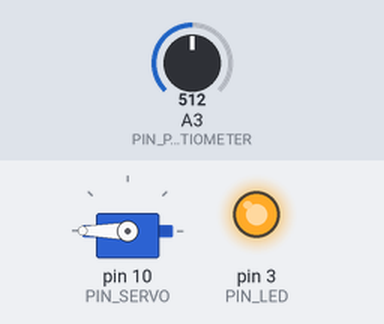
Bench run of a sketch on a simulated Arduino Uno, built with avr-gcc and run on an emulated ATmega328P. On the bench: servo, output pins drawn as LEDs (lit = HIGH). The inputs (shaded band) are chosen by the test bench; at power-on: A3 (PIN_POTENTIOMETER) = 512. What the sketch prints to the serial monitor is not drawn.

Above: at 0.4 s.
Timing chart, 0 to 1.9 s (numbered marks = the images above):
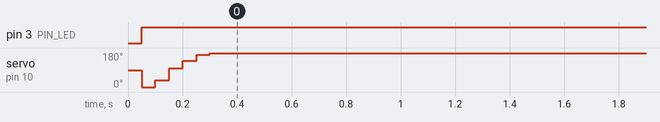

Measured:
- by itself, pin 3 (PIN_LED): LOW → HIGH at 0.05 s
- by itself, servo on pin 10 (PIN_SERVO): 90° → 180° at 0.05 s

The sketch:

17_example_1.ino
```cpp
#include <Servo.h>

// Arduino pin assignment

#define PIN_POTENTIOMETER 3 // Potentiometer at Pin A3
// Add IR Sensor Definition Here !!!
#define PIN_SERVO 10
#define PIN_LED 3

#define _DIST_MIN 1000
#define _DIST_MAX 2500

#define _DUTY_MIN 553  // servo full clock-wise position (0 degree)
#define _DUTY_NEU 1476 // servo neutral position (90 degree)
#define _DUTY_MAX 2399 // servo full counter-clockwise position (180 degree)

#define LOOP_INTERVAL 50   // Loop Interval (unit: msec)

#define _EMA_ALPHA 0.3

Servo myservo;
unsigned long last_loop_time;   // unit: msec
float dist, duty, dist_ema = 0;

void setup()
{
  myservo.attach(PIN_SERVO);
  myservo.writeMicroseconds(_DUTY_NEU);
  pinMode(PIN_LED, OUTPUT);
  Serial.begin(57600);
  dist = (6762.0/(analogRead(PIN_POTENTIOMETER)-9)-4.0)*10.0 - 60.0;
}

void loop()
{
  unsigned long time_curr = millis();
  int a_value, duty;

  // wait until next event time
  if (time_curr < (last_loop_time + LOOP_INTERVAL))
    return;
  last_loop_time += LOOP_INTERVAL;

  // Remove Next line !!!
  // Read IR Sensor value !!!
  a_value = analogRead(PIN_POTENTIOMETER);

  // Convert IR sensor value into distance !!!
  float prev_dist = dist;
  dist = (6762.0/(a_value-9)-4.0)*10.0 - 60.0;

  // we need distance range filter here !!!
  if (dist < _DIST_MIN) {
    dist = prev_dist;
    digitalWrite(PIN_LED, 1);
  } else if (dist > _DIST_MAX) {
    dist = prev_dist;
    digitalWrite(PIN_LED, 1);
  } else {
    prev_dist = dist;
    digitalWrite(PIN_LED, 0);
  }
  // we need EMA filter here !!!
  dist_ema = _EMA_ALPHA * dist + (1-_EMA_ALPHA)*dist_ema;
  // map distance into duty
  duty = (1846 / 15) * dist_ema - (3692 / 3);
  myservo.writeMicroseconds(duty);

  // print IR sensor value, distnace, duty !!!
  Serial.print("MIN: "); Serial.print(_DIST_MIN);
  Serial.print(", IR: "); Serial.print(a_value);
  Serial.print(", dist: "); Serial.print(dist);
  Serial.print(", ema: "); Serial.print(dist_ema);
  Serial.print(", servo: "); Serial.print(duty);
  Serial.print(", MAX: "); Serial.print(_DIST_MAX);
  Serial.println();
  //Serial.print("ADC Read: "); Serial.print(a_value);
  //Serial.print(" = ");
  //Serial.print((a_value / 1024.0) * 5.0);
  //Serial.print(" Volt => Duty : ");
  //Serial.print(duty);
  //Serial.println("usec");
}
```
